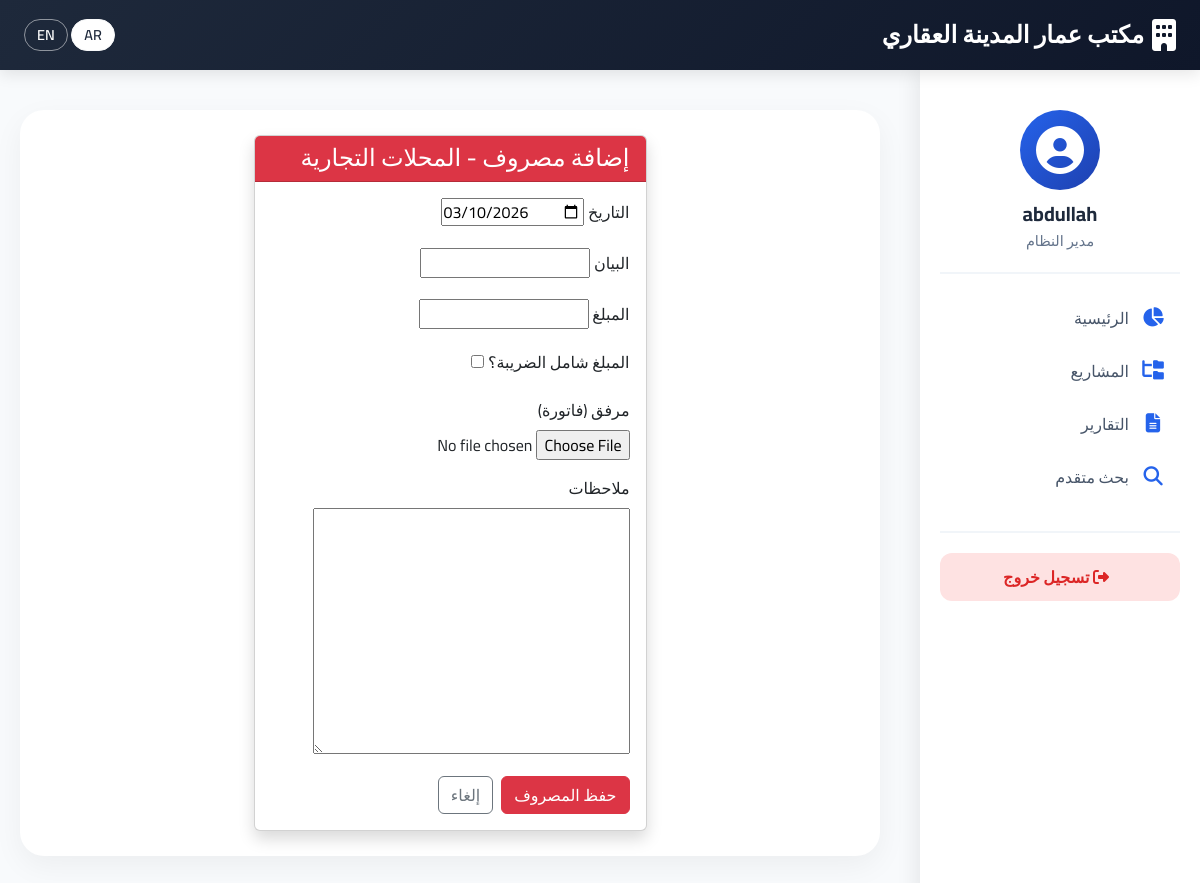
The app's page /add/expense/2/ (signed in), older data.
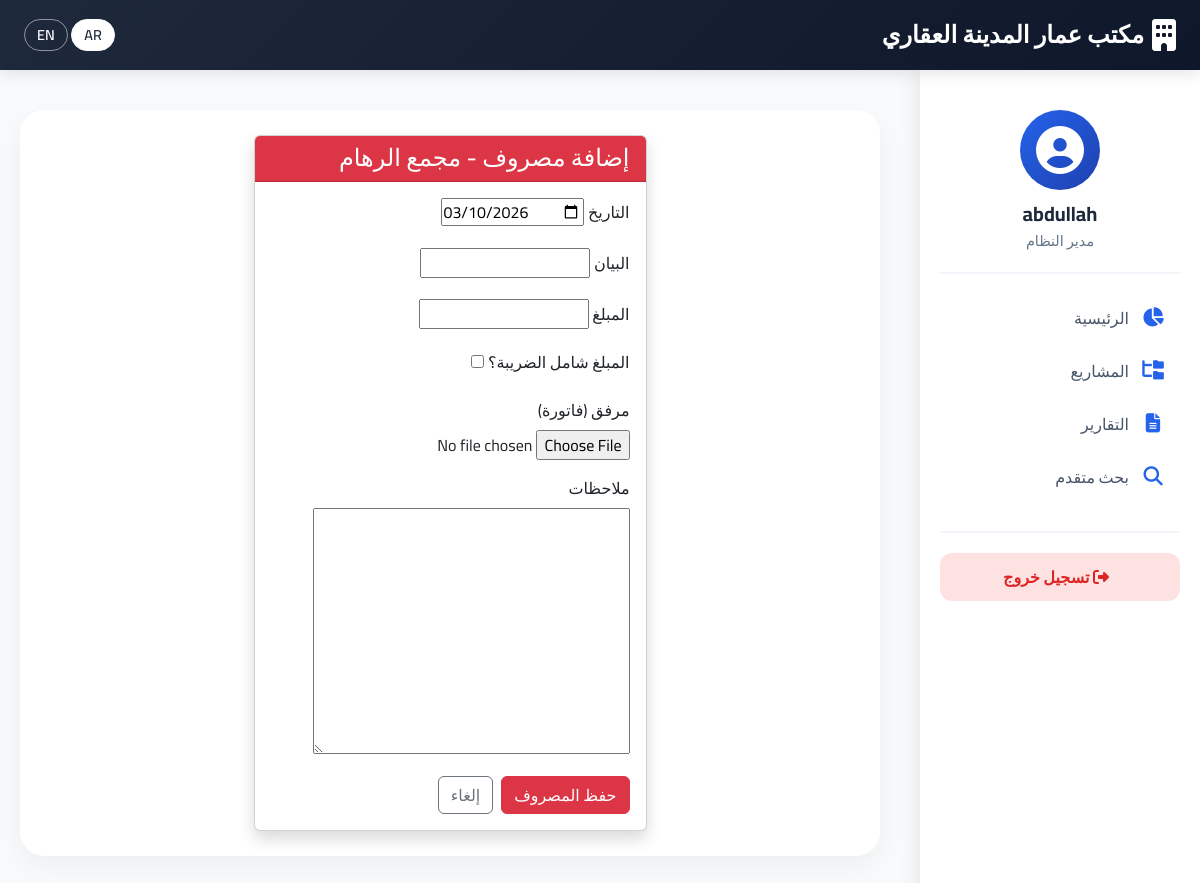
The same page, newer data.
### rentals/models.py (models this page shows, shortened)
class SubCategory(models.Model):
    main_category = models.ForeignKey(MainCategory, on_delete=models.CASCADE, related_name='subcategories', verbose_name="الفئة الرئيسية")
    name = models.CharField(max_length=200, verbose_name="اسم القسم الداخلي")
    location = models.CharField(max_length=300, verbose_name="الموقع", blank=True)
    description = models.TextField(blank=True, verbose_name="وصف")
    is_active = models.BooleanField(default=True, verbose_name="نشط؟")
    created_at = models.DateTimeField(auto_now_add=True)
    class Meta:
        verbose_name = "قسم داخلي"
        verbose_name_plural = "الأقسام الداخلية"
        ordering = ['main_category', 'name']

### rentals/views.py (the view)
# urls.py: path('add/expense/<int:subcategory_id>/', views.add_expense, name='add_expense'),
@login_required
@permission_required('rentals.add_expense', raise_exception=True)
def add_expense(request, subcategory_id):
    subcategory = get_object_or_404(SubCategory, pk=subcategory_id)
    if request.method == 'POST':
        form = ExpenseForm(request.POST, request.FILES)
        if form.is_valid():
            expense = form.save(commit=False)
            expense.sub_category = subcategory
            expense.save()
            messages.success(request, _('تم إضافة المصروف بنجاح.'))
            return redirect('subcategory_detail', pk=subcategory.id)
    else:
        form = ExpenseForm(initial={'date': date.today()})
    return render(request, 'rentals/add_expense.html', {'form': form, 'subcategory': subcategory})

### rentals/forms.py
class ExpenseForm(forms.ModelForm):
    class Meta:
        model = Expense
        fields = ['date', 'description', 'amount', 'has_tax', 'tax_rate', 'tax_refundable', 'attachment', 'notes']
        labels = {
            'date': _('التاريخ'),
            'description': _('البيان'),
            'amount': _('المبلغ'),
            'has_tax': _('المبلغ شامل الضريبة؟'),
            'tax_rate': _('نسبة الضريبة (%)'),
            'tax_refundable': _('الضريبة قابلة للاسترداد؟'),
            'attachment': _('مرفق (فاتورة)'),
            'notes': _('ملاحظات'),
        }
        widgets = {
            'date': forms.DateInput(attrs={'type': 'date'}),
        }
    def __init__(self, *args, **kwargs):
        super().__init__(*args, **kwargs)
        self.fields['notes'].required = False
        self.fields['tax_rate'].required = False
        self.fields['tax_refundable'].required = False
        self.fields['attachment'].required = False

### rentals/templates/rentals/add_expense.html (shortened to what this page needs)
{% extends 'rentals/base.html' %}
{% load i18n %}
{% block content %}
<div class="row justify-content-center">
    <div class="col-md-8 col-lg-6">
        <div class="card shadow">
            <div class="card-header bg-danger text-white">
                <h4 class="mb-0">{% trans "إضافة مصروف" %} - {{ subcategory.name }}</h4>
            </div>
            <div class="card-body">
                <form method="post" enctype="multipart/form-data">
                    {% for field in form %}
                        <div class="mb-3">
                            <label for="{{ field.id_for_label }}" class="form-label">{{ field.label }}</label>
                            {{ field }}
                        </div>
                    {% endfor %}
                    <div class="d-flex gap-2">
                        <button type="submit" class="btn btn-danger">
                             {% trans "حفظ المصروف" %}
                        </button>
                        <a href="{% url 'subcategory_detail' subcategory.id %}" class="btn btn-outline-secondary">
                            {% trans "إلغاء" %}
                        </a>
                    </div>
                </form>
            </div>
        </div>
    </div>
</div>
{% endblock %}

Row changes from the older to the newer data that the page shows:
changed SubCategory: name "المحلات التجارية" → "مجمع الرهام"
